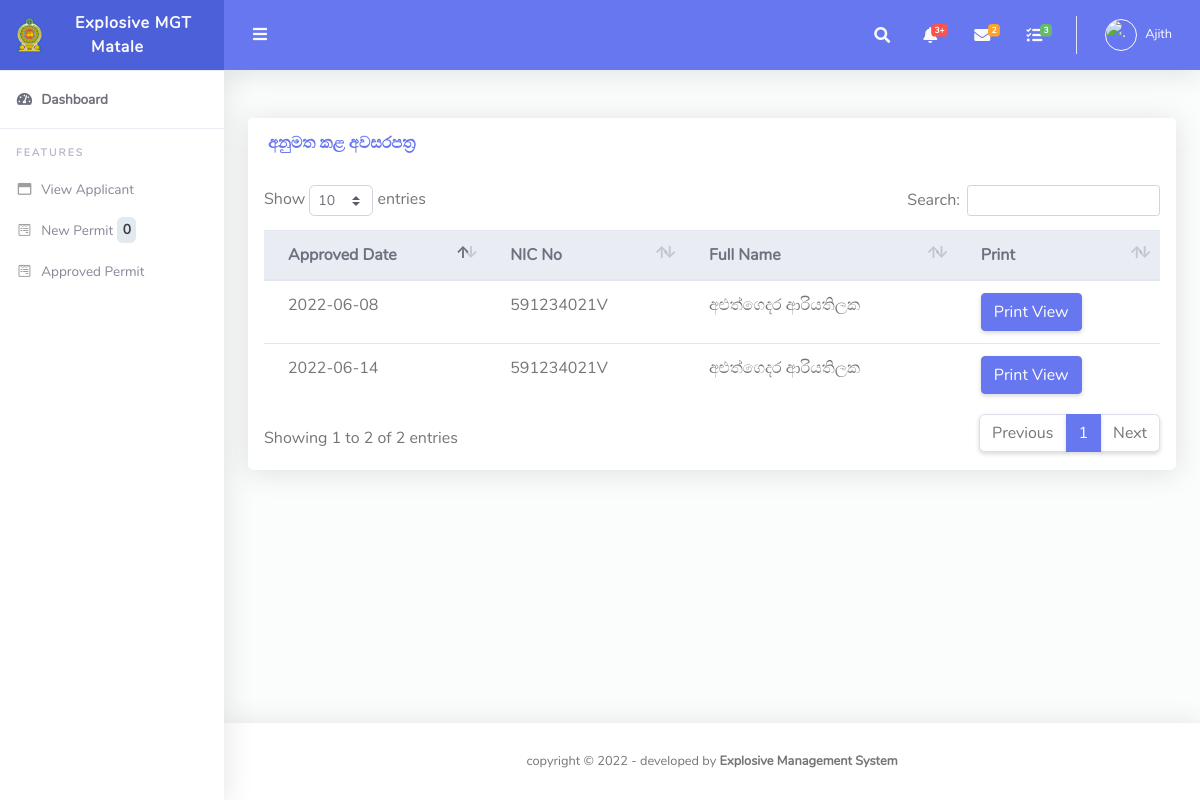
Page /users/ga/app_permit.php (signed in) on the committed database.
### tables this page shows
CREATE TABLE `users` (
  `id` int(11) NOT NULL,
  `fname` varchar(255) DEFAULT NULL,
  `lname` varchar(255) DEFAULT NULL,
  `email` varchar(255) DEFAULT NULL,
  `password` varchar(300) DEFAULT NULL,
  `contactno` varchar(11) DEFAULT NULL,
  `role` varchar(50) NOT NULL,
  `file_name` varchar(500) NOT NULL,
  `uploaded_on` date DEFAULT NULL,
  `district` varchar(500) NOT NULL,
  `nic` varchar(20) DEFAULT NULL
);

CREATE TABLE `applicant` (
  `id` int(11) NOT NULL,
  `nic` varchar(15) NOT NULL,
  `fullname` varchar(75) NOT NULL,
  `addres` varchar(150) NOT NULL,
  `disignation` varchar(75) NOT NULL,
  `anualIncome` decimal(10,0) NOT NULL,
  `age` int(11) DEFAULT NULL,
  `police` varchar(25) NOT NULL,
  `date` timestamp NOT NULL DEFAULT current_timestamp() ON UPDATE current_timestamp(),
  `mobile1` varchar(10) DEFAULT NULL,
  `mobile2` varchar(10) DEFAULT NULL,
  `district` varchar(50) NOT NULL
);

CREATE TABLE `permit` (
  `perid` int(11) NOT NULL,
  `nic` varchar(15) NOT NULL,
  `pstore` varchar(100) NOT NULL,
  `permitdu` varchar(50) DEFAULT NULL,
  `Premiums` varchar(50) DEFAULT NULL,
  `task` varchar(40) NOT NULL,
  `quarryad` varchar(100) NOT NULL,
  `gnd` varchar(25) NOT NULL,
  `ds` varchar(25) NOT NULL,
  `police` varchar(25) NOT NULL,
  `offence` varchar(200) NOT NULL,
  `appdate` date NOT NULL,
  `stdate` timestamp NOT NULL DEFAULT current_timestamp() COMMENT 'saved date',
  `isread_exp` int(11) NOT NULL DEFAULT 0,
  `isread_ga` int(11) NOT NULL DEFAULT 0,
  `isread_ministry` int(11) NOT NULL DEFAULT 0,
  `expOffApprove` int(11) DEFAULT 0 COMMENT '0- new, 1- Approve, 2- not approve',
  `gaApprove` int(11) DEFAULT 0,
  `ministryApprove` int(11) DEFAULT 0,
  `stat` varchar(50) NOT NULL COMMENT 'Exp Off,GA, Ministry',
  `aplicant_id` int(11) DEFAULT NULL,
  `expno` varchar(25) NOT NULL,
  `price` int(50) NOT NULL,
  `oldrequest` varchar(10) NOT NULL,
  `oldreq_no` varchar(15) NOT NULL,
  `police_approve` varchar(10) NOT NULL,
  `old_coppies` varchar(10) NOT NULL,
  `stock_premiums` varchar(10) NOT NULL,
  `rules` varchar(300) NOT NULL,
  `other_facts` varchar(300) NOT NULL,
  `monthly_product` varchar(50) NOT NULL,
  `my_stat` varchar(10) NOT NULL,
  `c_approval_no` varchar(50) NOT NULL,
  `c_approval_date` date DEFAULT NULL,
  `quarryid` int(10) NOT NULL,
  `district` varchar(50) NOT NULL,
  `qtpremiums` varchar(50) NOT NULL,
  `expapp_date` date DEFAULT NULL,
  `min_file_no` varchar(25) NOT NULL
);

### users/ga/app_permit.php (the view, shortened to what this page needs)
<?php
require_once('../../include/config.php');
$uid =  $_SESSION["id"] ;
$us = $conn->query("SELECT * from users  WHERE id = $uid ");
if($us !== false && $us->num_rows > 0){
while($row=$us->fetch_assoc()){
$dis=$row["district"];
}
}
$query = $conn->query("SELECT * FROM applicant LEFT JOIN permit ON applicant.id=permit.aplicant_id WHERE gaApprove='1' OR gaApprove='5' AND applicant.district='$dis' ORDER BY applicant.id DESC");
?>
<!DOCTYPE html>
<html lang="en">
<head>
  <link href="../../assets/vendor/fontawesome-free/css/all.min.css" rel="stylesheet" type="text/css">
  <link href="../../assets/vendor/bootstrap/css/bootstrap.min.css" rel="stylesheet" type="text/css">
  <link href="../../assets/css/ruang-admin.min.css" rel="stylesheet">
  <link href="../../assets/vendor/datatables/dataTables.bootstrap4.min.css" rel="stylesheet">
</head>
<body id="page-top">
  <div id="wrapper">
     <?php
   include 'include/sidebar.php';
   ?>
    <div id="content-wrapper" class="d-flex flex-column">
      <div id="content">
         <?php
		include 'include/header.php';
		?>
        <div class="container-fluid" id="container-wrapper">
          <div class="row">
            <div class="col-lg-12">
              <div class="card mb-4">
                <div class="card-header py-3 d-flex flex-row align-items-center justify-content-between">
                  <h6 class="m-0 font-weight-bold text-primary">අනුමත කළ අවසරපත්‍ර</h6>
                </div>
                <div class="table-responsive p-3">
                  <table class="table align-items-center table-flush" id="dataTable">
                    <thead class="thead-light">
                            <tr>
							<th>Approved Date</th>
                            <th>NIC No</th>
                                <th>Full Name</th>
                                <th>Print</th>
                            </tr>
                        </thead>
                        <tbody>
         <?php
if($query->num_rows>0){
while($row=$query->fetch_assoc()){
  $id=$row["aplicant_id"];
  $fullname=$row["fullname"];
  $nic=$row["nic"];
  $perid=$row["perid"];
  $gaApprovedate=$row["c_approval_date"];
echo" <tr>
<td>$gaApprovedate</td>
<td>$nic</td>
<td>$fullname</td>
<td><a href='print_preview_ga.php?id=$id&pid=$perid' target='_blank' class='btn btn-primary'>Print View </a></td>";
  }
}
else{
echo "No Details";
}
?>
            </tr>
                    </tbody>
                  </table>
                </div>
              </div>
            </div>
            </div>
        </div>
      </div>
       <?php include '../../include/footer.php';?>
    </div>
  </div>
</body>
</html>

### users/ga/include/sidebar.php (shortened to what this page needs)
<?php
  $uid =  $_SESSION["id"] ;
  $k = $conn->query("SELECT * from users  WHERE id = $uid ");
  if($k !== false && $k->num_rows > 0){
  while($row=$k->fetch_assoc()){
  $d=$row["district"];
    }
  }
?>
<ul class="navbar-nav sidebar sidebar-light accordion" id="accordionSidebar">
      <a class="sidebar-brand d-flex align-items-center justify-content-center" href="index.php">
        <div class="sidebar-brand-icon">
          <img src="../../assets/img/logo/logo.png">
        </div>
        <marquee behavior="alternate" scrolldelay="400"><div class="sidebar-brand-text mx-3">Explosive MGT <?php echo $d; ?></div></marquee>
      </a>
      <hr class="sidebar-divider my-0">
      <li class="nav-item active">
        <a class="nav-link" href="index.php">
          <i class="fas fa-fw fa-tachometer-alt"></i>
          <span>Dashboard</span></a>
      </li>
      <hr class="sidebar-divider">
      <div class="sidebar-heading">
        Features
      </div>
      <li class="nav-item">
        <a class="nav-link collapsed" href="view_table.php"
          aria-expanded="true" aria-controls="collapseBootstrap">
          <i class="far fa-fw fa-window-maximize"></i>
          <span>View Applicant</span>
        </a>
	</li>
  <li class="nav-item">
<a class='nav-link collapsed'  href='exp_approved.php' aria-expanded='true' aria-controls='collapseBootstrap'>
          <i class='fab fa-fw fa-wpforms'></i>
          <span>New Permit</span>
          <span class="badge badge-light">
<?php
$uid =  $_SESSION["id"] ;
$us = $conn->query("SELECT * from users  WHERE id = $uid ");
if($us !== false && $us->num_rows > 0){
while($row=$us->fetch_assoc()){
$dis=$row["district"];
}
}
$sql="SELECT * FROM permit WHERE expOffApprove='1' AND district='$dis'";
if ($result=mysqli_query($conn,$sql))
  {
  $rowcount=mysqli_num_rows($result);
  printf(" %d\n",$rowcount);
  }
?></span>
</a>
</li>
  <li class="nav-item">
        <a class="nav-link collapsed" href="app_permit.php"
          aria-expanded="true" aria-controls="collapseBootstrap">
          <i class="fab fa-fw fa-wpforms"></i>
          <span>Approved Permit</span>
        </a>
	</li>
    </ul>

### users/ga/include/header.php (shortened to what this page needs)
<?php
      $uid =  $_SESSION["id"] ;
 $query5 = $conn->query("SELECT * from users  WHERE id = $uid ");
if($query5 !== false && $query5->num_rows > 0){
  while($row=$query5->fetch_assoc()){
  $imageURL='../../assets/img/logo/'.$row["file_name"];
  $role=$row["fname"];
  }
}
?>
<nav class="navbar navbar-expand navbar-light bg-navbar topbar mb-4 static-top">
          <button id="sidebarToggleTop" class="btn btn-link rounded-circle mr-3">
            <i class="fa fa-bars"></i>
          </button>
          <ul class="navbar-nav ml-auto">
            <li class="nav-item dropdown no-arrow">
              <a class="nav-link dropdown-toggle" href="#" id="searchDropdown" role="button" data-toggle="dropdown"
                aria-haspopup="true" aria-expanded="false">
                <i class="fas fa-search fa-fw"></i>
              </a>
            </li>
            <li class="nav-item dropdown no-arrow mx-1">
              <a class="nav-link dropdown-toggle" href="#" id="alertsDropdown" role="button" data-toggle="dropdown"
                aria-haspopup="true" aria-expanded="false">
                <i class="fas fa-bell fa-fw"></i>
                <span class="badge badge-danger badge-counter">3+</span>
              </a>
            </li>
            <li class="nav-item dropdown no-arrow mx-1">
              <a class="nav-link dropdown-toggle" href="#" id="messagesDropdown" role="button" data-toggle="dropdown"
                aria-haspopup="true" aria-expanded="false">
                <i class="fas fa-envelope fa-fw"></i>
                <span class="badge badge-warning badge-counter">2</span>
              </a>
            </li>
            <li class="nav-item dropdown no-arrow mx-1">
              <a class="nav-link dropdown-toggle" href="#" id="messagesDropdown" role="button" data-toggle="dropdown"
                aria-haspopup="true" aria-expanded="false">
                <i class="fas fa-tasks fa-fw"></i>
                <span class="badge badge-success badge-counter">3</span>
              </a>
            </li>
            <li class="nav-item dropdown no-arrow">
              <a class="nav-link dropdown-toggle" href="#" id="userDropdown" role="button" data-toggle="dropdown"
                aria-haspopup="true" aria-expanded="false">
              <?php  echo "<img class='img-profile rounded-circle' id='scream' width='50' height='50'src='$imageURL' alt='.'>"; ?>
                <span class="ml-2 d-none d-lg-inline text-white small"><?php echo $role; ?></span>
              </a>
            </li>
          </ul>
        </nav>

### rows in the picture
users: district "Matale", fname "Ajith"
applicant: permit.c_approval_date "2022-06-08", permit.nic "591234021V", fullname "අළුත්ගෙදර ආරියතිලක", permit.c_approval_date "2022-06-14"

### other values in the picture
$rowcount "0"
